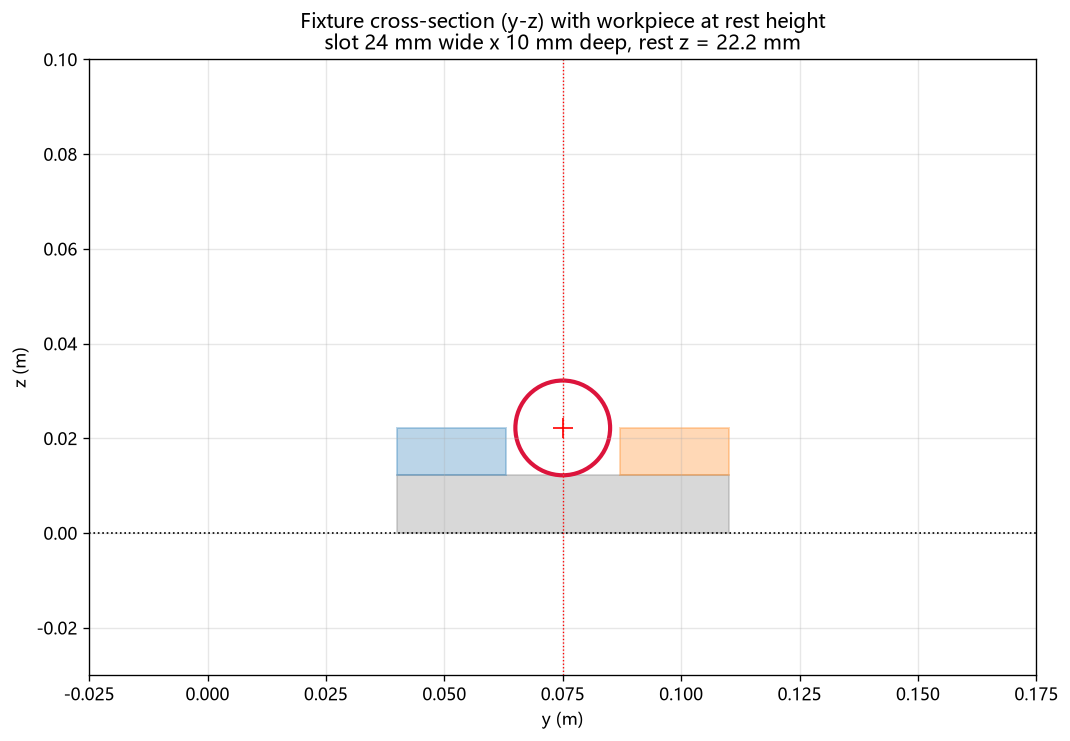
#> input picture fixture_profile.png, 1070 x 741 px
$ python gif_slim.py ../fixture_profile.png out.png
#> lines starting #> are read from the running program, lines starting #| are printed output that depends on the picture
"""gif_slim.py -- 把逐帧渲染出来的 GIF 压到能放 README 的体积。

为什么需要
----------
show_current.py 是「每仿真帧渲一格」，25 fps 下 14.5 s 的流程就是 425 帧。
直接 mimsave 出来 20 MB，GitHub 首屏加载会卡。

但里面大部分帧是同一个像素：进给段有 9.2 s 末端几乎不动，闭环在等误差收敛。
这些帧留着只是让观看者干等。所以先按「和上一帧的差」去重，合并掉的时长
累加到前一个保留帧上，总时长不变、动作一帧不少。

然后统一调色板。PIL 逐帧各自 quantize 会每帧带一份 768 字节调色板，
而且帧间差分失效；先用代表帧算出一张全局 128 色调色板，所有帧映射到它，
optimize=True 才能把「这帧和上帧相同的块」真正省掉。

用法
----
    python src/gif_slim.py in.gif out.gif               # 默认 128 色
    python src/gif_slim.py in.gif out.gif --colors 96 --diff 8
"""
import argparse
import os
import sys

import numpy as np
from PIL import Image, ImageSequence


def load_frames(path):
    """读帧，连同每帧停留时长一起读。

    只取像素、丢掉 duration 的话，拿已经压过的 GIF 再压一遍会把所有停顿
    抹平成 1/fps，整段被放快：14.3 s 的流程会变成 9.3 s。
    """
    im = Image.open(path)
    frames, holds = [], []
    for f in ImageSequence.Iterator(im):
        frames.append(np.asarray(f.convert("RGB")))
        holds.append(float(im.info.get("duration") or 0) / 1000.0)
    if not any(holds):
        holds = None
    return frames, holds


def dedupe(frames, fps, diff_thresh, probe=(80, 60), max_hold=None, src_holds=None):
    """丢掉和上一帧几乎相同的帧，把时长还给上一帧。

    probe     比较用的缩略图尺寸，不是输出尺寸；只为判断「动了没有」。
    max_hold  单帧最长停留秒数。静止段留下来就是一个 9 秒的定格，
              观感上是卡住；超过这个值就截断（画面不变，只是不再等）。
    src_holds 每帧原本的停留时长；None 表示按 1/fps 均匀。重新压一个
              已经带时序的 GIF 时必须传，否则停顿会被抹平。
    """
    kept, holds = [], []
    prev = None
    merged = 0

    def step(i):
        return src_holds[i] if src_holds else 1.0 / fps

    for i, f in enumerate(frames):
        small = np.asarray(
            Image.fromarray(f).resize(probe, Image.Resampling.BILINEAR)
        ).astype(np.int16)
        if prev is not None and np.abs(small - prev).mean() < diff_thresh:
            merged += 1
            hold = holds[-1] + step(i)
            holds[-1] = min(hold, max_hold) if max_hold else hold
            prev = small
            continue
        kept.append(f)
        holds.append(step(i))
        prev = small
    return kept, holds, merged


def dip_fade(frames, seconds, fps):
    """末尾淡出到黑、开头从黑淡入，循环接缝落在纯黑上。

    为什么不直接叠化末帧和首帧：这两帧姿态差得太远（末帧是机械臂退回、
    三爪夹住料；首帧是机械臂在取料位），叠化出来是两套手臂同时出现在
    画面里，看起来像渲染故障。淡到黑只有一个画面在变暗变亮，不会重影。

    代价是每次循环有一次约 0.5 s 的黑场，观感上像转场；好处是黑帧几乎
    不占体积（LZW 之后几百字节），且接缝严格连续。
    """
    n = max(2, int(round(seconds * fps)))
    dt = 1.0 / fps
    a = frames[0].astype(np.float32)
    b = frames[-1].astype(np.float32)
    fade_in = [np.clip(a * (k / n), 0, 255).astype(np.uint8)
               for k in range(1, n)]
    fade_out = [np.clip(b * (1.0 - k / n), 0, 255).astype(np.uint8)
                for k in range(1, n + 1)]
    return fade_in, fade_out, dt


def global_palette(frames, colors, samples=12):
    """从若干等距代表帧里算一张调色板，所有帧共用。"""
    picks = [frames[int(i * (len(frames) - 1) / max(1, samples - 1))]
             for i in range(samples)]
    h, w = frames[0].shape[:2]
    sheet = Image.new("RGB", (w, h * len(picks)))
    for i, f in enumerate(picks):
        sheet.paste(Image.fromarray(f), (0, i * h))
    return sheet.quantize(colors=colors, method=Image.Quantize.MEDIANCUT)


def build(frames, holds, path, colors):
    pal_src = global_palette(frames, colors)
    out = [Image.fromarray(f).quantize(palette=pal_src,
                                      dither=Image.Dither.NONE)
           for f in frames]
    out[0].save(path, save_all=True, append_images=out[1:],
                duration=[max(20, int(round(h * 1000))) for h in holds],
                loop=0, optimize=True, disposal=1)


def slim_frames(frames, path, fps=25.0, colors=128, diff=0.12, max_hold=1.2,
                fade=0.0, fade_fps=12.0, end_hold=0.6, src_holds=None):
    """给 show_current.py 直接调：输入 ndarray 列表，输出瘦身后的 GIF。

    fade      末尾淡出 / 开头淡入的时长（秒），0 表示不做，保持硬切。
    end_hold  末帧定格上限（秒）。循环播放时末帧停太久会像卡住。
    src_holds 每帧原本的时长；从已有 GIF 二次处理时必须传，否则停顿会被抹平。
    """
    kept, holds, merged = dedupe(frames, fps, diff, max_hold=max_hold or None,
                                 src_holds=src_holds)
    n_fade = 0
    if fade > 0 and len(kept) > 2:
        holds[-1] = min(holds[-1], end_hold)
        fi, fo, dt = dip_fade(kept, fade, fade_fps)
        kept = fi + kept + fo
        holds = [dt] * len(fi) + holds + [dt] * len(fo)
        n_fade = len(fi) + len(fo)
    build(kept, holds, path, colors)
    return len(frames), len(kept), merged, n_fade


def main():
    ap = argparse.ArgumentParser()
    ap.add_argument("src")
    ap.add_argument("dst")
    ap.add_argument("--fps", type=float, default=25.0)
    ap.add_argument("--colors", type=int, default=128)
    ap.add_argument("--diff", type=float, default=6.0,
                    help="缩略图平均通道差低于此值视为没动")
    ap.add_argument("--max-hold", type=float, default=1.2,
                    help="单帧最长停留秒数，0 表示不限制")
    ap.add_argument("--fade", type=float, default=0.0,
                    help="末尾淡出 / 开头淡入的秒数，让无限循环不留硬切（0 = 不做）")
    ap.add_argument("--fade-fps", type=float, default=12.0,
                    help="淡入淡出段的帧率，低一点更省体积")
    ap.add_argument("--end-hold", type=float, default=0.6,
                    help="末帧定格上限，只在做淡出时生效")
    a = ap.parse_args()

    frames, src_holds = load_frames(a.src)
#> in load_frames, im is the input picture: PIL image 1070x741 RGBA; mean R, G, B, A 249.4, 248.9, 248.8, 255
#> the loop in load_frames, `for f in ImageSequence.Iterator(im):` made 1 pass
#> after the loop in load_frames, `for f in ImageSequence.Iterator(im):`: frames = 1 item; holds = [0]
#> frames = 1 item
    n_all, n_kept, merged, n_fade = slim_frames(
        frames, a.dst, fps=a.fps, colors=a.colors, diff=a.diff,
        max_hold=a.max_hold or None, fade=a.fade,
        fade_fps=a.fade_fps, end_hold=a.end_hold, src_holds=src_holds)
#> the loop in dedupe, `for i, f in enumerate(frames):` made 1 pass
#> pass 1, in dedupe, `small = np.asarray( Image.fromarray(f).resize(probe, Image.Resampling...`:
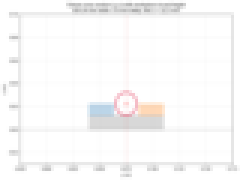
#> small: shape (60, 80, 3) int16 (shown 3 times larger); mean of channels 0, 1, 2 249.4, 248.9, 248.8; drawn as R, G, B
#> after the loop in dedupe, `for i, f in enumerate(frames):`: holds = [0.04]; kept = 1 item; merged = 0
#> in slim_frames, `kept, holds, merged = dedupe(frames, fps, diff, max_hold=max_hold or N..`: kept = 1 item; holds = [0.04]; merged = 0
#> in global_palette, `picks = [frames[int(i * (len(frames) - 1) / max(1, samples - 1))] for ..`: picks = 12 items
#> in global_palette, `sheet = Image.new("RGB", (w, h * len(picks)))`: sheet: PIL image 1070x8892 RGB; every value is 0
#> the loop in global_palette, `for i, f in enumerate(picks):` made 12 passes
#> after the loop in global_palette, `for i, f in enumerate(picks):`:
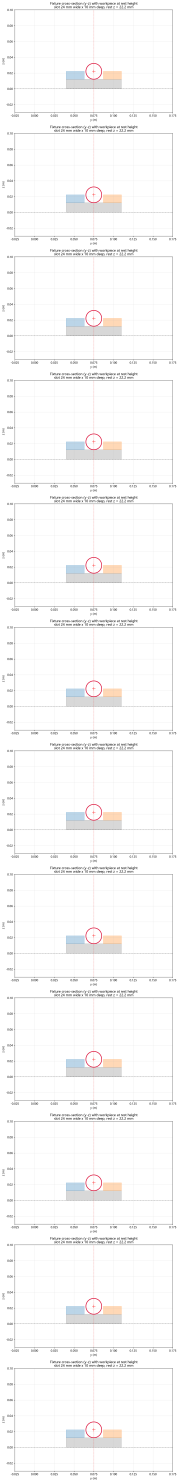
#> sheet: PIL image 1070x8892 RGB (shown at 1/6 size); mean R, G, B 249.4, 248.9, 248.8
#> in build, `out = [Image.fromarray(f).quantize(palette=pal_src, dither=Image.Dithe..`: out = 1 item
#> n_all = 1; n_kept = 1; merged = 0; n_fade = 0

    src_mb = os.path.getsize(a.src) / 1048576
    dst_mb = os.path.getsize(a.dst) / 1048576
    print("%d 帧 -> %d 帧（合并 %d，淡入淡出 %d）  %d 色  %.2f -> %.2f MB"
          % (len(frames), n_kept, merged, n_fade, a.colors, src_mb, dst_mb))
#| 1 帧 -> 1 帧（合并 0，淡入淡出 0）  128 色  0.04 -> 0.02 MB
    return 0


if __name__ == "__main__":
    sys.exit(main())
#> (the program exits here)

$ run again, on now_views.png
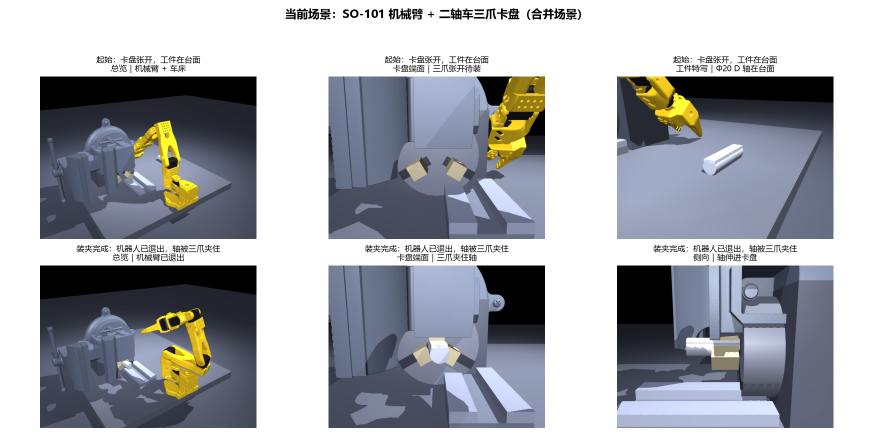
#> input picture now_views.png, 1747 x 873 px (shown at 1/2 size)
#> in load_frames, im is the input picture: PIL image 1747x873 RGBA; mean R, G, B, A 165.3, 167.9, 173.4, 255
#> the loop in load_frames, `for f in ImageSequence.Iterator(im):` made 1 pass
#> after the loop in load_frames, `for f in ImageSequence.Iterator(im):`: frames = 1 item; holds = [0]
#> in main, `frames, src_holds = load_frames(a.src)`: frames = 1 item
#> the loop in dedupe, `for i, f in enumerate(frames):` made 1 pass
#> after the loop in dedupe, `for i, f in enumerate(frames):`: holds = [0.04]; kept = 1 item; merged = 0
#> in slim_frames, `kept, holds, merged = dedupe(frames, fps, diff, max_hold=max_hold or N..`: kept = 1 item; holds = [0.04]; merged = 0
#> picks = 12 items
#> the loop in global_palette, `for i, f in enumerate(picks):` made 12 passes
#> after the loop in global_palette, `for i, f in enumerate(picks):`:
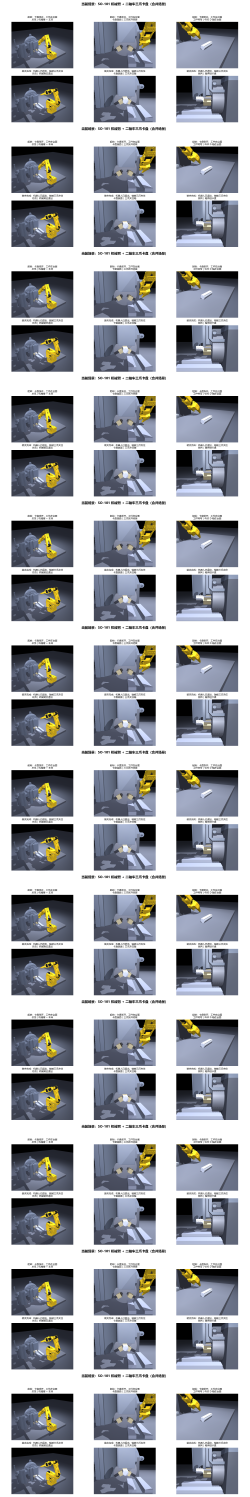
#> sheet: PIL image 1747x10476 RGB (shown at 1/7 size); mean R, G, B 165.3, 167.9, 173.4
#> out = 1 item
#> in build, `out[0].save(path, save_all=True, append_images=out[1:], duration=[max(..`:
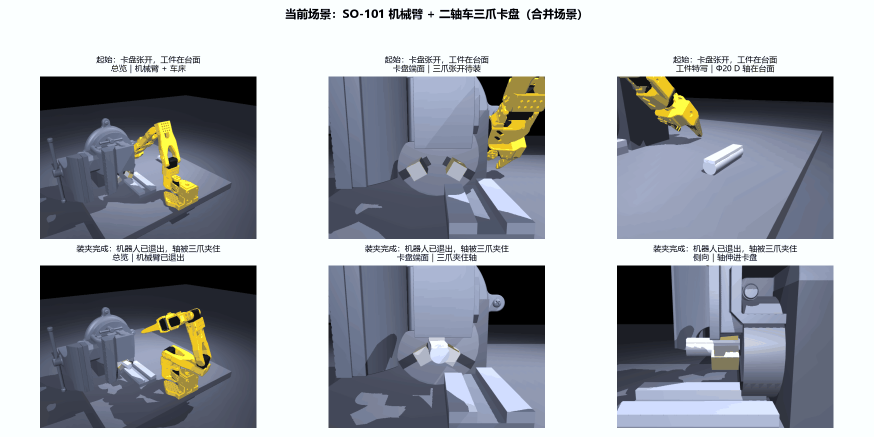
#> saved as out.png: PIL image 1747x873 P (shown at 1/2 size); mean R, G, B 162.8, 167.2, 173.6
#> in main, `n_all, n_kept, merged, n_fade = slim_frames( frames, a.dst, fps=a.fps,..`: n_all = 1; merged = 0
#| 1 帧 -> 1 帧（合并 0，淡入淡出 0）  128 色  0.50 -> 0.12 MB

$ run again, on pad_explain.png
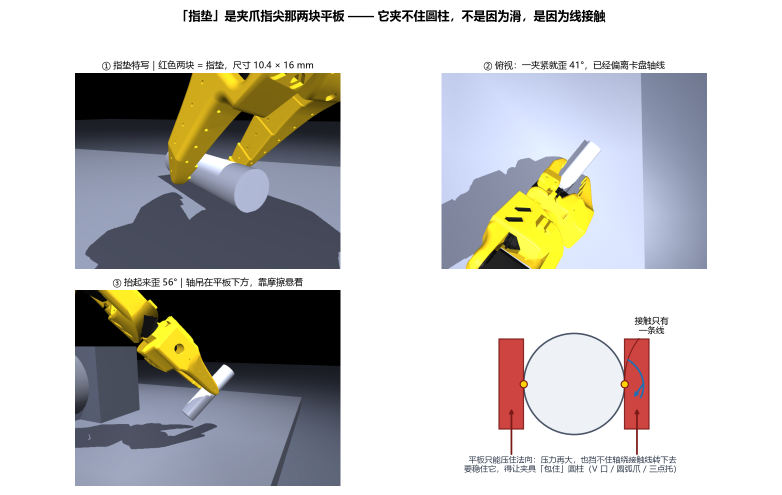
#> input picture pad_explain.png, 1564 x 989 px (shown at 1/2 size)
#> in load_frames, im is the input picture: PIL image 1564x989 RGBA; mean R, G, B, A 198.2, 197.6, 195.5, 255
#> the loop in load_frames, `for f in ImageSequence.Iterator(im):` made 1 pass
#> after the loop in load_frames, `for f in ImageSequence.Iterator(im):`: frames = 1 item; holds = [0]
#> in main, `frames, src_holds = load_frames(a.src)`: frames = 1 item
#> the loop in dedupe, `for i, f in enumerate(frames):` made 1 pass
#> pass 1, in dedupe, `small = np.asarray( Image.fromarray(f).resize(probe, Image.Resampling...`:
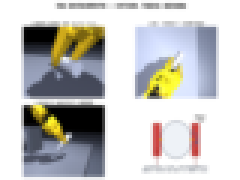
#> small: shape (60, 80, 3) int16 (shown 3 times larger); mean of channels 0, 1, 2 198.2, 197.6, 195.5; drawn as R, G, B
#> after the loop in dedupe, `for i, f in enumerate(frames):`: holds = [0.04]; kept = 1 item; merged = 0
#> in slim_frames, `kept, holds, merged = dedupe(frames, fps, diff, max_hold=max_hold or N..`: kept = 1 item; holds = [0.04]; merged = 0
#> picks = 12 items
#> the loop in global_palette, `for i, f in enumerate(picks):` made 12 passes
#> after the loop in global_palette, `for i, f in enumerate(picks):`:
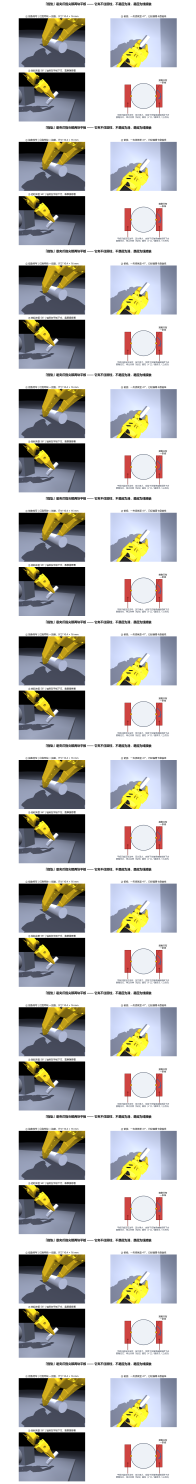
#> sheet: PIL image 1564x11868 RGB (shown at 1/8 size); mean R, G, B 198.2, 197.6, 195.5
#> out = 1 item
#> in main, `n_all, n_kept, merged, n_fade = slim_frames( frames, a.dst, fps=a.fps,..`: n_all = 1; merged = 0
#| 1 帧 -> 1 帧（合并 0，淡入淡出 0）  128 色  0.35 -> 0.08 MB
